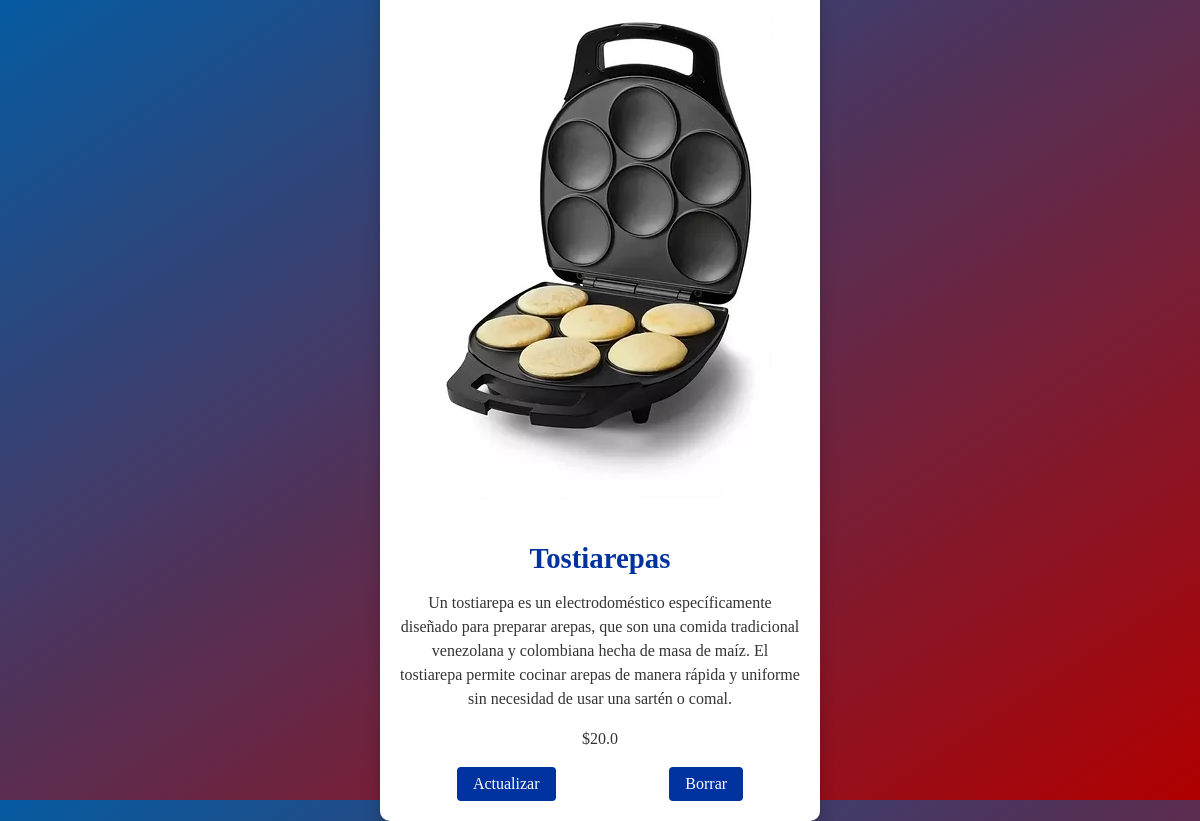
The app's page /pages/post/detail/6 with its own data.
### post/models.py (models this page shows, shortened)
class Post(models.Model):
    titulo = models.CharField(max_length=40)
    descripcion = models.TextField()
    imagen= models.ImageField(upload_to="photos", blank=True)
    precio= models.FloatField(default=True)
    author = models.ForeignKey("auth.user", on_delete = models.CASCADE,blank=True, default=True)
    class Meta:
        verbose_name_plural = "publicaiones"

### post/views.py (the view)
# urls.py: path("post/detail/<int:pk>",DetailView.as_view(), name="detail"),
class DetailView(DetailView):
    model=Post
    template_name="detail.html"

### templates/detail.html (shortened to what this page needs)
<!DOCTYPE html>
<html lang="es">
<head>
</head>
<body>
    <div class="product-card">
        <img src="{{post.imagen.url}}" alt="Imagen del Producto">
        <h2 class="product-title">{{post.titulo}}</h2>
        <div class="product-description">
            <p>{{post.descripcion}}</p>
        </div>
        <div class="product-price">
            <p>${{post.precio}}</p>
        </div>
        <div class="button-container">
            <a href="{% url 'update' post.pk %}" class="add-to-cart">Actualizar</a>
            <a href="{% url 'delete' post.pk %}" class="buy-now">Borrar</a>
        </div>
    </div>
</body>
</html>

### templates/detail.html (style rules this page uses)
body { font-family: 'Arial, sans-serif'; margin: 0; padding: 0; background: linear-gradient(to bottom right, #055ba1, #b10000); display: flex; justify-content: center; align-items: center; height: 100vh; }
.product-card { background-color: #ffffff; color: #333; border-radius: 10px; padding: 20px; box-shadow: 0 8px 16px rgba(0, 0, 0, 0.2); max-width: 400px; text-align: center; }
.product-card img { max-width: 100%; border-radius: 10px; margin-bottom: 1rem; }
.product-card h2 { font-size: 1.8rem; margin-bottom: 0.5rem; color: #0033a0; }
.product-card p { font-size: 1rem; line-height: 1.5; color: #333; }
.product-price { font-size: 1.5rem; margin: 1rem 0; color: #c8102e; }
.button-container { display: flex; justify-content: space-around; }
.button-container a { background-color: #0033a0; color: #fff; border: none; padding: 0.5rem 1rem; border-radius: 4px; cursor: pointer; font-size: 1rem; text-decoration: none; transition: background-color 0.3s, transform 0.3s; }

### records on screen
Post: imagen (picture), titulo "Tostiarepas", descripcion "Un tostiarepa es un electrodoméstico específicamente diseñado para preparar arepas, que son una comida tradicional venezolana y colombiana hecha de masa de maíz. El tostiarepa permite cocinar arepas de manera rápida y uniforme sin necesidad de usar una sartén o comal.", precio "20.0"
